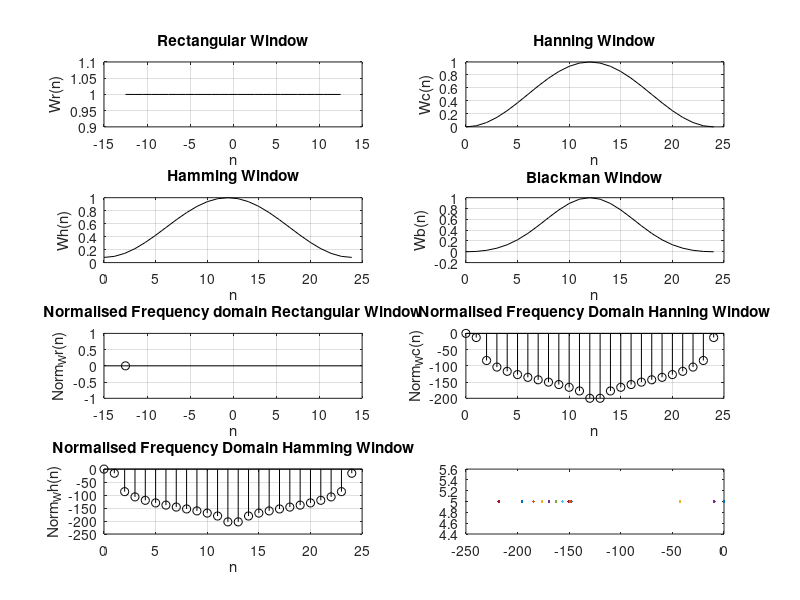

The MATLAB source for this figure:
clc 
clear all
close all
N1=25;
n1=-N1/2:1:N1/2;
c=1
for i=n1
    Wr(c)=1;
    c=c+1;
end
Wr

n=0:1:N1-1
c=1;
for i=n
    Wc(c)=0.5-0.5*(cos(2*pi*i/(N1-1)));
    Wh(c)=0.54-0.46*(cos(2*pi*i/(N1-1)));
    Wb(c)=0.42-0.5*(cos(2*pi*i/(N1-1)))+0.08*cos(4*pi*i/(N1-1));
    c=c+1;
end
Wc
Wh
Wb

subplot(4,2,1)
plot(n1,Wr,'k')
title('Rectangular Window')
xlabel('n')
ylabel('Wr(n)')
grid on


subplot(4,2,2)
plot(n,Wc,'k')
title('Hanning Window')
xlabel('n')
ylabel('Wc(n)')
grid on


subplot(4,2,3)
plot(n,Wh,'k')
title('Hamming Window')
xlabel('n')
ylabel('Wh(n)')
grid on


subplot(4,2,4)
plot(n,Wb,'k')
title('Blackman Window')
xlabel('n')
ylabel('Wb(n)')
grid on

%Plotting the normalised frequency
%first find fft of eack Wx

Wrr=fft(Wr)
Wcc=fft(Wc)
Whh=fft(Wh)
Wbb=fft(Wb)
%Find the max(Wx)



 Norm_Wr=20*log(abs((Wrr)/max(Wrr)))
 Norm_Wc=20*log(abs((Wcc)/max(Wcc)))  
 Norm_Wh=20*log(abs((Whh)/max(Whh)))
 Norm_Wb=20*log(abs((Wbb)/max(Wbb)))
 
 
 
 subplot(4,2,5)
 stem(n1,Norm_Wr,'k')
 title('Normalised Frequency domain Rectangular Window')
xlabel('n')
ylabel('Norm_Wr(n)')
grid on
 
 subplot(4,2,6)
 stem(n,Norm_Wc,'k')
 title('Normalised Frequency Domain Hanning Window')
xlabel('n')
ylabel('Norm_Wc(n)')
grid on

 
 subplot(4,2,7)
 stem(n,Norm_Wh,'k')
 title('Normalised Frequency Domain Hamming Window')
xlabel('n')
ylabel('Norm_Wh(n)')
grid on
 
 subplot(4,2,8)
 stem(n,Norm_Wb,'k')
 title('Normalised Frequency Domain Blackman Window')
xlabel('n')
ylabel('Norm_Wb(n)')
grid on
 


%Spectral Density of Each window
fs=input('Enter sampling frequency');
fb=input('Enter bandpass frequency'); 
plot(Norm_Wr,fs)
plot(Norm_Wc,fs)
plot(Norm_Wh,fs)
plot(Norm_Wb,fs)